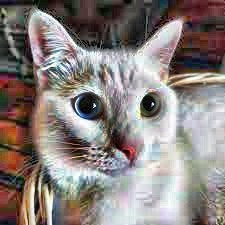
#> input picture cat1.jpg, 225 x 225 px
$ jupyter execute --allow-errors 'Project .ipynb'   (older library calls are emulated)
#> lines starting #> are read from the running program, lines starting #| are printed output that depends on the picture
[cell 1]
import matplotlib.image as mpimg
image = mpimg.imread('cat1.jpg')
#> image is the input picture: shape (225, 225, 3); mean R, G, B 137.1, 128.4, 125.4
#> (the rest of this cell did not finish here and is left out)

[cell 2]
import matplotlib.pyplot as plt
import matplotlib.patches as patches
from PIL import Image
import numpy as np
#array
im = np.array(Image.open('cat1.jpg'), dtype=np.uint8)
# Create figure and axes
fig,ax = plt.subplots(1)
# Display the image
ax.imshow(im)

[cell 3]
#color_modification
image=Image.open('cat1.jpg')
#image.show()
def colormodification(image):
    for x in range(image.size[0]):
        for y in range(image.size[1]):
            r,g,b=image.getpixel((x,y))
            image.putpixel((x,y),(r//1,g//10,b//10))
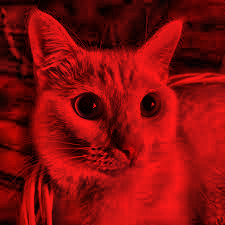
#> image: PIL image 225x225 RGB; mean R, G, B 137.1, 12.4, 12.1
    return np.array(image)
colormodification(image)

[cell 4]
# Create a Grayscale version of the image
def convert_grayscale(image):
  # Get size
  width, height = image.size
#> width = 225; height = 225

  # Create new Image and a Pixel Map
  new = create_image(width, height)
  pixels = new.load()

  # Transform to grayscale
  for i in range(width):
    for j in range(height):
      # Get Pixel
      pixel = get_pixel(image, i, j)

      # Get R, G, B values (This are int from 0 to 255)
      red =   pixel[0]
      green = pixel[1]
      blue =  pixel[2]

      # Transform to grayscale
      gray = (red * 0.299) + (green * 0.587) + (blue * 0.114)

      # Set Pixel in new image
      pixels[i, j] = (int(gray), int(gray), int(gray))

    # Return new image
    return new
#> (the rest of this cell did not finish here and is left out)

[cell 5]
# [13 lines left out: function naivezoom, not called in this run]
#> (the rest of this cell did not finish here and is left out)

[cell 6]
from PIL import Image
import numpy as np
image = np.asarray(Image.open("cat1.jpg"))
import matplotlib.pyplot as plt
# create new image of correct size
m = len(image[0])
#> m = 225
n = len(image)
#> n = 225
factor = 3
new_image = np.zeros((factor*(n-1) + 1,factor*(m-1) + 1,3), dtype=int)

# implement row zooming
for i in range(n):
    row = image[i]
    for k in range(len(row)-1):
        new_image[i][k*factor], new_image[i][(k+1)*factor] = row[k], row[k+1]
        for mode in range(3):
            # need mode as three colour channels in RGB

            lo = int(min(row[k][mode], row[k+1][mode]))
            hi = int(max(row[k][mode], row[k+1][mode]))
            diff = int((hi-lo)//factor)
            for x in range(factor-1):
                new_image[i][k*factor+1+x][mode] = lo + (x*diff)
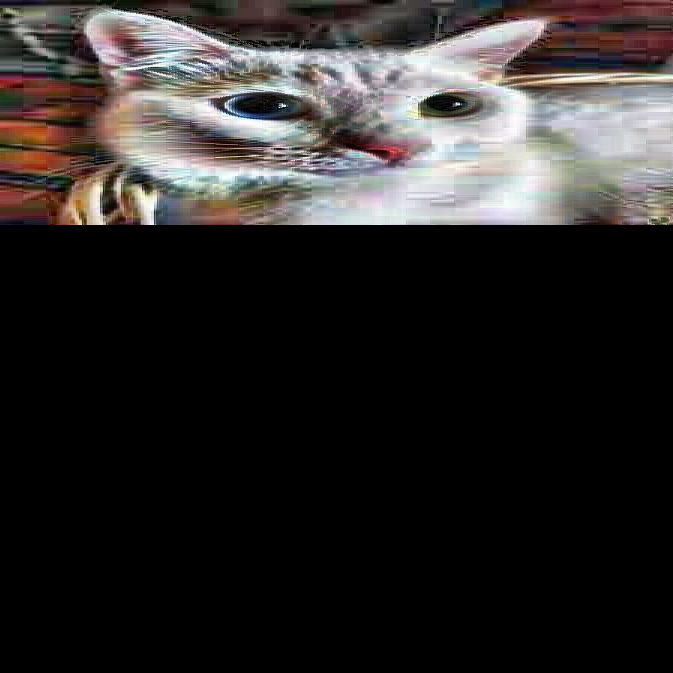
#> new_image: shape (673, 673, 3) int64; mean R, G, B 44.9, 42, 41
plt.imshow(new_image, interpolation='nearest')

print(new_image)
#> (printed output is left out)

[cell 7]
#vertical flipping
image=np.asarray(Image.open("cat1.jpg"))
def vertical_flipping(image):
    flip_v=image[-1::-1,::]
    fig, ax = plt.subplots(2, 2)
    ax[0][0].imshow(image)
    ax[0][1].imshow( flip_v)
    ax[1][0].hist(image.ravel(),256,[0,256])
    ax[1][1].hist(flip_v.ravel(),256,[0,256])
    return flip_v
vertical_flipping(image)
#> figure, not shown here; panel 3: tallest bar 914 high, from x = 206 to 207; panel 4: tallest bar 914 high, from x = 206 to 207

[cell 8]
#Horizontal_flipping
image=np.asarray(Image.open("cat1.jpg"))
def Horizonta_flipping(image):
    flip_h=image[:,::-1]
    #plt.imshow(flip_v, interpolation='nearest')
    fig, ax = plt.subplots(2, 2)
    ax[0][0].imshow(image)
    ax[0][1].imshow(flip_h)
    ax[1][0].hist(image.ravel(),256,[0,256])
    ax[1][1].hist(flip_h.ravel(),256,[0,256])
    return flip_h
Horizonta_flipping(image)
#> figure, not shown here; panel 3: tallest bar 914 high, from x = 206 to 207; panel 4: tallest bar 914 high, from x = 206 to 207

[cell 9]
#cropping
def cropping (image):
    crop=image[100:125,120:180]
    plt.imshow(crop)
    return crop
cropping(image)

[cell 10]
#light gaussian noise
import numpy as np
import cv2
import matplotlib.pyplot as plt
def noise(img,par):
#> called with par = 0.2
    img=img[...,::-1]/255.0
    noise =np.random.normal(loc=0, scale=1, size=img.shape)
    # noise overlaid over image
    noisy = np.clip((img + noise*par),0,1)
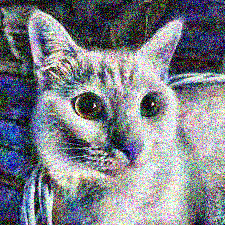
#> noisy: shape (225, 225, 3) float64; mean of channels 0, 1, 2 0.535, 0.505, 0.493; drawn as B, G, R
    fig,ax = plt.subplots(1)
    # Display the image
    ax.imshow(noisy)
    return noisy
image = cv2.imread('cat1.jpg')

noise(image,0.2)

[cell 11]
import cv2
image
image = cv2.imread("cat1.jpg")
clahe = cv2.createCLAHE(clipLimit=2.0, tileGridSize=(8,8))
b = clahe.apply(image[:, :, 0])
g = clahe.apply(image[:, :, 1])
r = clahe.apply(image[:, :, 2])
equalized = np.dstack((b, g, r))
cv2.imwrite('cat1.jpg', equalized)
fig,ax = plt.subplots(1)
# Display the image
ax.imshow(image)

[cell 12]
#zoom
# [29 lines left out: functions scale, zoom, not called in this run]
#> (the rest of this cell did not finish here and is left out)

[cell 13]
#translation along y
def translation_along_y(image):
    height, width = image.shape[:2]
#> height = 225; width = 225
    quarter_height, quarter_width = height /3 , width/200
#> quarter_height = 75; quarter_width = 1.12
    T = np.float32([[1, 0, quarter_width], [0, 1, quarter_height]])
#> T = [[1, 0, 1.12], [0, 1, 75]]
    # We use warpAffine to transform
    # the image using the matrix, T
    img_translation = cv2.warpAffine(image, T, (width, height))
    fig, ax = plt.subplots(2, 2)
    ax[0][0].imshow(image)
    ax[0][1].imshow(img_translation)
    ax[1][0].hist(image.ravel(),256,[0,256])
    ax[1][1].hist(np.array(img_translation).ravel(),256,[0,256])
    return img_translation
image=np.array(Image.open("cat1.jpg"))
#image = cv2.imread("cat1.jpg")
translation_along_y(image)
#> figure, not shown here; panel 3: tallest bar 807 high, from x = 118 to 119; panel 4: tallest bar 51207 high, from x = 0 to 1

[cell 14]
#translation along x
def translation_along_x(image):
    # Store height and width of the image
    height, width = image.shape[:2]
#> height = 225; width = 225
    quarter_height, quarter_width = height /200 , width/-4
#> quarter_height = 1.12
    T = np.float32([[1, 0, quarter_width], [0, 1, quarter_height]])
    # We use warpAffine to transfor
    # the image using the matrix, T
    img_translation = cv2.warpAffine(image, T, (width, height))
    fig, ax = plt.subplots(2, 2)
    ax[0][0].imshow(image)
    ax[0][1].imshow(img_translation)
    ax[1][0].hist(image.ravel(),256,[0,256])
    ax[1][1].hist(np.array(img_translation).ravel(),256,[0,256])
    return img_translation
image=np.array(Image.open("cat1.jpg"))
translation_along_x(image)
#> figure, not shown here; panel 3: tallest bar 807 high, from x = 118 to 119; panel 4: tallest bar 38337 high, from x = 0 to 1

[cell 15]
#translation along x
image = cv2.imread("cat1.jpg")
# Store height and width of the image
height, width = image.shape[:2]
quarter_height, quarter_width = height /200 , width/4

T = np.float32([[1, 0, quarter_width], [0, 1, quarter_height]])

# We use warpAffine to transform
# the image using the matrix, T
img_translation = cv2.warpAffine(image, T, (width, height))
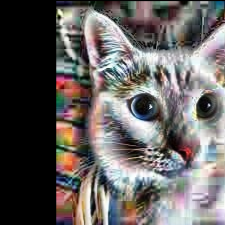
#> img_translation: shape (225, 225, 3); mean B, G, R 96, 97.2, 101.3
fig, ax = plt.subplots(1, 2)
ax[0].imshow(image)
ax[1].imshow(img_translation)
#> figure, not shown here; B, G, R data is drawn as R, G, B

[cell 16]
#random rotation
def rotation(img):
    #Image.fromarray(np.rot90(img)).save("rotate_cat.jpg")
    rot_image=Image.fromarray(np.rot90(img,np.random.randint(1,4)))
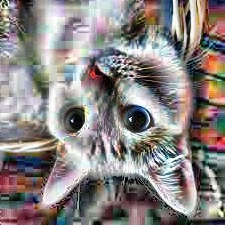
#> rot_image: PIL image 225x225 RGB; mean R, G, B 136.9, 130.7, 129.4
    fig, ax = plt.subplots(2, 2)
    ax[0][0].imshow(img)
    ax[0][1].imshow(rot_image)
    ax[1][0].hist(img.ravel(),256,[0,256])
    ax[1][1].hist(np.array(rot_image).ravel(),256,[0,256])
    return (np.rot90(img,np.random.randint(1,4)))
img=np.array(Image.open("cat1.jpg"))
rotation(img)
#Image.fromarray(img)
#> figure, not shown here; panel 3: tallest bar 807 high, from x = 118 to 119; panel 4: tallest bar 807 high, from x = 118 to 119

[cell 17]
#cropping
import cv2
def cropping(img,x,y,h,w):
#> called with x = 20, y = 80, h = 100, w = 200
    crop_img = img[y:y+h, x:x+w]
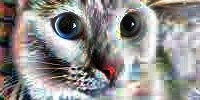
#> crop_img: shape (100, 200, 3); mean B, G, R 140.3, 141.4, 144.3
    Image.fromarray(crop_img)
    fig, ax = plt.subplots(2, 2)
    ax[0][0].imshow(image)
    ax[0][1].imshow(crop_img)
    ax[1][0].hist(image.ravel(),256,[0,256])
    ax[1][1].hist(crop_img.ravel(),256,[0,256])
img = cv2.imread("cat1.jpg")
cropping(img,20,80,100,200)
#2 éme méthode
def random_crop(image, crop_size):
    #crop_size = check_size(cropsize)
    h, w,  = image.shape[:2]
    top = np.random.randint(0, h - crop_size[0])
    left = np.random.randint(0, w - crop_size[1])
    bottom = top + crop_size[0]
    right = left + crop_size[1]
    image = image[top:bottom, left:right, :]
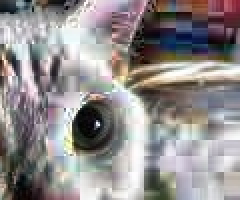
#> image: shape (100, 120, 3) (shown 2 times larger); mean of channels 0, 1, 2 140.6, 140.6, 145.3; drawn as B, G, R
    #return  Image.fromarray(image)
    return image
random_crop(image, [100,120])
#> figure, not shown here; B, G, R data is drawn as R, G, B; panel 3: tallest bar 807 high, from x = 118 to 119; panel 4: tallest bar 367 high, from x = 211 to 212

[cell 18]
import cv2
import numpy as np
def get_illumination_channel(I, w):
#> called with w = 1
    M, N, = I.shape[:2]
    padded = np.pad(I, ((int(w/2), int(w/2)), (int(w/2), int(w/2)), (0, 0)), 'edge')
    darkch = np.zeros((M, N))
    brightch = np.zeros((M, N))
    for i, j in np.ndindex(darkch.shape):
        #darkch[i, j]  =  np.min(padded[i:i + w, j:j + w, :])
        brightch[i, j] = np.max(padded[i:i + w, j:j + w, :])
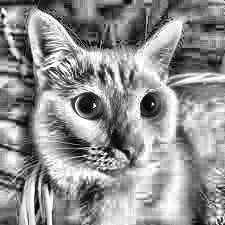
#> brightch: shape (225, 225) float64; min 1, max 255, mean 144.4
    return brightch
image=cv2.imread("cat1.jpg")
#plt.imshow(image)
i=get_illumination_channel(image, 1)
plt.imshow(i)

[cell 19]
#adding_illumination
def adding_illumination(image, gamma=1.0):
#> called with gamma = 2
    invGamma= 1.0 / gamma
    table = np.array([((i / 255.0) ** invGamma) * 255 for i in np.arange(0, 256)]).astype("uint8")
#> table = 256 values from 0 to 255
    fig, ax = plt.subplots(2, 2)
    ax[0][0].imshow(image)
    ax[0][1].imshow(cv2.LUT(image, table))
    ax[1][0].hist(image.ravel(),256,[0,256])
    ax[1][1].hist(cv2.LUT(image, table).ravel(),256,[0,256])
    return cv2.LUT(image, table)
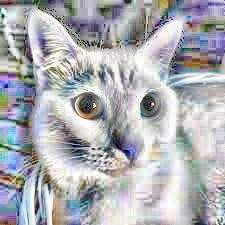
#> returned value: shape (225, 225, 3); mean of channels 0, 1, 2 179.1, 174.5, 173.1; drawn as B, G, R
image = np.array(Image.open('cat1.jpg'), dtype=np.uint8)
adding_illumination(image,2)
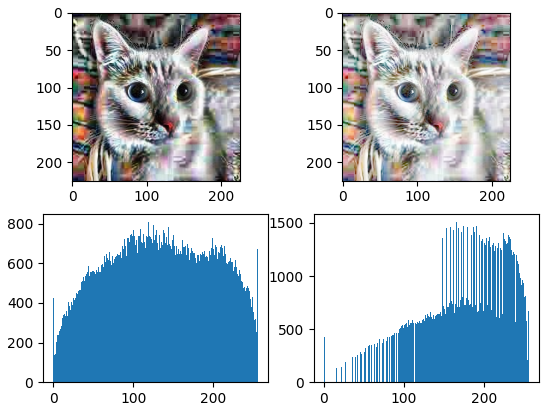
#> figure drawn by matplotlib, 4 panels; panel 3: tallest bar 807 high, from x = 118 to 119; panel 4: tallest bar 1507 high, from x = 165 to 166
